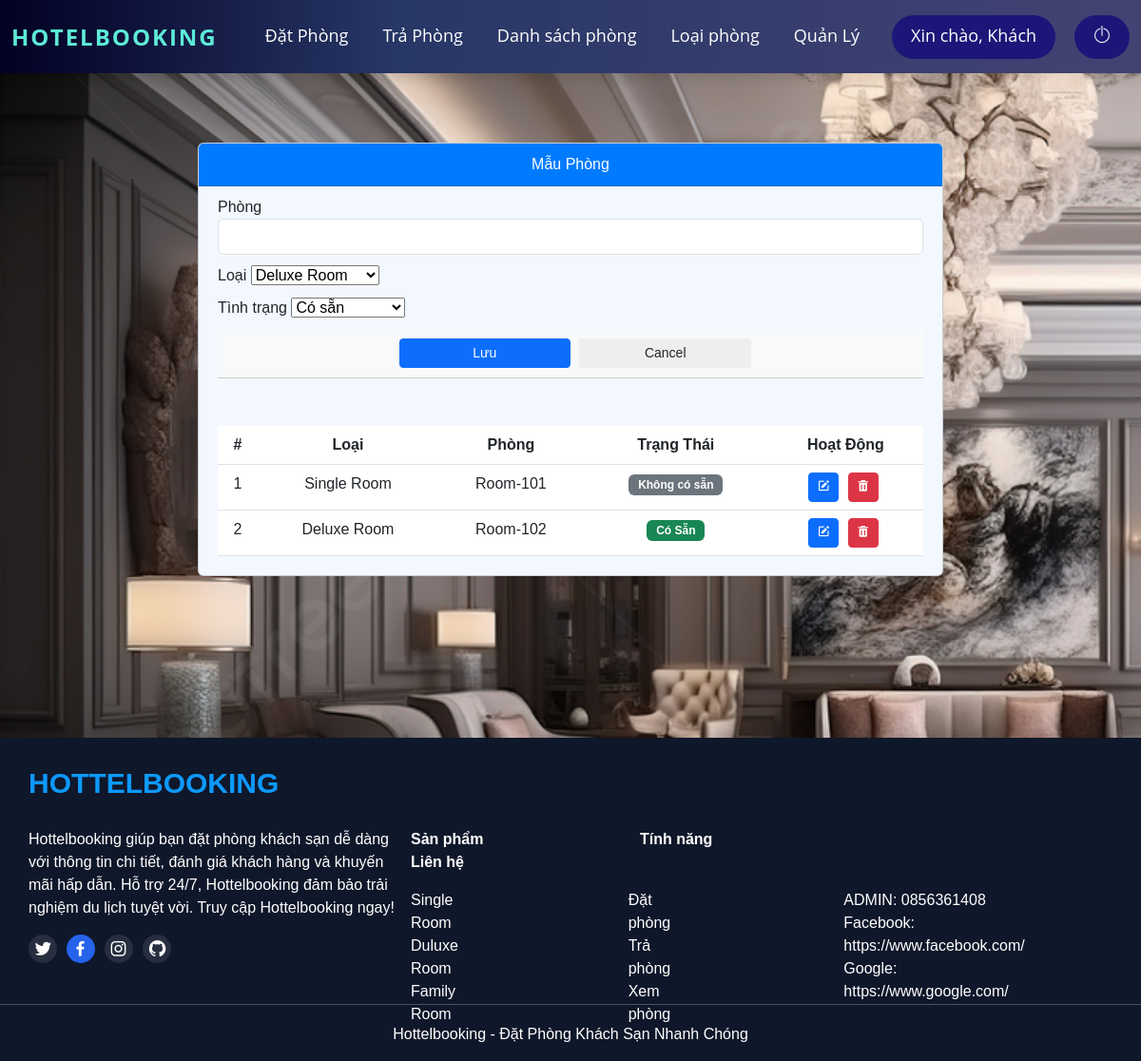
The page /rooms.php on the database its author committed.
### tables this page shows
CREATE TABLE `rooms` (
  `id` int(30) NOT NULL,
  `room` varchar(30) NOT NULL,
  `category_id` int(30) NOT NULL,
  `status` tinyint(1) NOT NULL DEFAULT 0 COMMENT '0 = Available , 1= Unvailables'
);

### rooms.php (the view, shortened to what this page needs)
<!DOCTYPE html>
<html lang="en">
<head>
	<link href="https://cdn.jsdelivr.net/npm/bootstrap@5.3.0/dist/css/bootstrap.min.css" rel="stylesheet">
	<link rel="stylesheet" href="./vendor/themify-icons/themify-icons.css">
    <link href='https://unpkg.com/boxicons@2.1.4/css/boxicons.min.css' rel='stylesheet'>
</head>
<body>
	</head>
	<body>
		<?php include('connect.php'); ?>
		<nav class="navbar navbar-expand-lg navbar-dark fixed-top">
			<div class="container-fluid">
				<a class="navbar-brand" href="#">HotelBooking</a>
				<div class="collapse navbar-collapse" id="navbarNav">
					<ul class="navbar-nav mx-auto">
						<li class="nav-item">
							<a class="nav-link task" href="FcheckIn.php">Đặt Phòng</a>
						</li>
						<li class="nav-item">
							<a class="nav-link task" href="FcheckOut.php">Trả Phòng</a>
						</li>
						<li class="nav-item">
							<a class="nav-link task" href="rooms.php">Danh sách phòng</a>
						</li>
						<li class="nav-item">
							<a class="nav-link task" href="Loairooms.php">Loại phòng</a>
						</li>
						<li class="nav-item">
							<a class="nav-link task" href="Fquanly.php">Quản Lý</a>
						</li>
					</ul>
					<ul class="navbar-nav ml-auto">
						<li class="nav-item">
							<a class="nav-link" href="#">
								<?php
								if(isset($_SESSION['name'])) {
								echo 'Xin chào, '.$_SESSION['name'];
								} else {
								echo 'Xin chào, Khách';
								}
								?>
							</a>
						</li>
						<li class="nav-item">
							<a class="nav-link task log-out" href="logout.php">
								<i class='ti-power-off'></i>
							</a>
						</li>
					</ul>
				</div>
			</div>
		</nav>
		<div class="box-container">
		<div class="container-fluid">
			<div class="col-lg-12">
				<div class="row-list-room">
					<div class="col-md-8">
						<div class="card">
					<div class="col-md-4">
						<form action="" id="manage-room">
							<div class="card form-patern">
								<div class="card-header">
									Mẫu Phòng
								</div>
								<div class="card-body-form-patern">
									<div class="form-group">
										<label class="control-label">Phòng</label>
										<input type="text" class="form-control" name="room">
									</div>
									<div class="form-group select">
										<label class="control-label">Loại</label>
										<select class="custom-select browser-default" name="category_id">
											<?php
											$cat = $conn->query("SELECT * FROM room_categories order by name asc ");
											while ($row = $cat->fetch_assoc()) {
												$cat_name[$row['id']] = $row['name'];
											?>
												<option value="<?php echo $row['id'] ?>"><?php echo $row['name'] ?></option>
											<?php
											}
											?>
										</select>
									</div>
									<div class="form-group select status">
										<label for="" class="control-label">Tình trạng</label>
										<select class="custom-select browser-default" name="status">
											<option value="0">Có sẵn</option>
										</select>
									</div>
                                    <div class="card-footer">
                                        <div class="row">
                                            <div class="col-md-12">
                                                <button class="btn btn-sm btn-primary col-sm-3 offset-md-3"> Lưu</button>
                                                <button class="btn btn-sm btn-default col-sm-3" type="button" onclick="$('#manage-room').get(0).reset()"> Cancel</button>
                                            </div>
                                        </div>
                                    </div>
                                </div>
							</div>
						</form>
					</div>
							<div class="card-body">
								<table class="table table-bordered table-hover">
									<thead>
										<tr>
											<th class="text-center">#</th>
											<th class="text-center">Loại</th>
											<th class="text-center">Phòng</th>
											<th class="text-center">Trạng Thái</th>
											<th class="text-center">Hoạt Động</th>
										</tr>
									</thead>
									<tbody>
										<?php
										$i = 1;
										$rooms = $conn->query("SELECT * FROM rooms order by id asc");
										while ($row = $rooms->fetch_assoc()) :
										?>
											<tr>
												<td class="text-center"><?php echo $i++ ?></td>
												<td class="text-center"><?php echo $cat_name[$row['category_id']] ?></td>
												<td class=""><?php echo $row['room'] ?></td>
												<?php if ($row['status'] == 0) : ?>
													<td class="text-center"><span class="badge bg-success">Có Sẵn</span></td>
												<?php else : ?>
													<td class="text-center"><span class="badge bg-secondary">Không có sẵn</span></td>
												<?php endif; ?>
												<td class="text-center">
													<button class="btn btn-sm btn-primary edit_cat" type="button" data-id="<?php echo $row['id'] ?>" data-room="<?php echo $row['room'] ?>" data-category_id="<?php echo $row['category_id'] ?>" data-status="<?php echo $row['status'] ?>"><i class='bx bxs-edit'></i></button>
													<button class="btn btn-sm btn-danger delete_cat" type="button" data-id="<?php echo $row['id'] ?>"><i class='bx bxs-trash'></i></button>
												</td>
											</tr>
										<?php endwhile; ?>
									</tbody>
								</table>
							</div>
						</div>
					</div>
				</div>
			</div>
		</div>
	</div>
		<footer>
    <div class="rightFooter">
        <div class="boxFooter">
            <p class="titleFooter">hottelbooking</p>
        </div>
        <div class="contentFooter">
            <p>Hottelbooking giúp bạn đặt phòng khách sạn dễ dàng với thông tin chi tiết, đánh giá khách hàng và khuyến mãi hấp dẫn. Hỗ trợ 24/7, Hottelbooking đảm bảo trải nghiệm du lịch tuyệt vời. Truy cập Hottelbooking ngay!</p>
        </div>
        <div class="iconFooter">
            <div class="twitterFooter"><i class='bx bxl-twitter'></i></div>
            <div class="facebookFooter"><i class='bx bxl-facebook' ></i></div>
            <div class="instaFooter"><i class='bx bxl-instagram'></i></div>
            <div class="githubFooter"><i class='bx bxl-github'></i></div>
        </div>
    </div>
    <div class="leftFooter">
        <ul class="listFooter">
            <li class="product">Sản phẩm</li>
            <li class="feature">Tính năng</li>
            <li class="contact">Liên hệ</li>
        </ul>
        <div class="content-list-footer">
            <ul class="productFooter">
                <li>Single Room</li>
                <li>Duluxe Room</li>
                <li>Family Room</li>
            </ul>
            <ul class="featureFooter">
                <li>Đặt phòng</li>
                <li>Trả phòng</li>
                <li>Xem phòng</li>
            </ul>
            <ul class="contactFooter">
                <li>ADMIN: 0856361408</li>
                <li>Facebook: https://www.facebook.com/</li>
                <li>Google: https://www.google.com/</li>
            </ul>
        </div>
    </div>
    <div class="line-footer">
        <hr>
    </div>
    <div class="last-content-footer">
        <p>Hottelbooking - Đặt Phòng Khách Sạn Nhanh Chóng</p>
    </div>
</footer>
 </body>
</html>

### rooms.php (style rules this page uses)
body { font-family: Arial, sans-serif; background-image: url(pngtree-luxury-hotel-interior-picture-image_2682371.jpg); background-size: cover; background-repeat: no-repeat; background-attachment: fixed; margin-top: 150px; }
.card { margin-bottom: 20px; background-color: #F3F8FF; }
.card.form-patern { border: none; }
.card-body-form-patern { margin: 10px 20px; border-bottom: 1px solid #ccc; }
.card-header { background-color: #007bff; color: #fff; text-align: center; padding: 10px; }
.card-body { margin: 20px; padding: 0; }
.card-footer { background-color: #f8f9fa; padding: 10px; border: none; }
.form-group.select { margin: 10px 0; }
.btn.btn-sm.btn-default.col-sm-3 { background: #EEEEEE; }
table { width: 100%; border-collapse: collapse; }
.table.table-bordered.table-hover { margin: 0; }
th, td { padding: 10px; text-align: center; }
th { background-color: #007bff; color: #fff; }
.btn { margin-right: 5px; }
.badge { padding: 5px 10px; }
.bg-success { background-color: #28a745; color: #fff; }
.bg-secondary { background-color: #6c757d; color: #fff; }
nav.navbar { background-color: #333; box-shadow: 0 4px 12px rgba(0,0,0,0.1); padding: 10px 0; }
nav.navbar a.navbar-brand { color: #5DEBD7; font-weight: bold; font-size: 24px; text-transform: uppercase; letter-spacing: 2px; }
nav.navbar a.nav-link { color: #ffffff !important; margin-left: 20px; font-size: 18px; transition: color 0.3s, transform 0.3s; }
.navbar-nav.ml-auto a.nav-link { background-color: #1C1678; color: #ffffff; padding: 8px 20px; border-radius: 25px; transition: background-color 0.3s, transform 0.3s; }
nav.navbar { background-color: #27496d; background: linear-gradient(90deg, rgba(2,0,36,1) 0%, rgba(39,55,102,1) 35%, rgba(67,67,115,1) 100%); font-family: 'Open Sans', sans-serif; }
nav.navbar a.nav-link { color: rgba(255, 255, 255, 0.8); padding: 0.75em 1.5em; border-bottom: 3px solid transparent; transition: color 0.2s ease, border-color 0.2s ease; }
.navbar { display: flex; justify-content: flex-end; list-style: none; }
footer { width: 100%; height: 340px; background: #0F172A; margin-top: 150px; color: #fff; position: relative; }
.boxFooter { margin: 0 0 25px 30px; padding-top: 25px; }
.titleFooter { font-size: 30px; font-weight: bold; text-transform: uppercase; color: #0D99FF; margin: 0; }
.contentFooter { max-width: 400px; margin-left: 30px; }
.iconFooter { margin-left: 30px; font-size: 21px; display: flex; }
.facebookFooter { background: #2563EB; width: 30px; height: 30px; padding-left: 4px; padding-top: 1px; border-radius: 15px; margin-right: 10px; }
.twitterFooter { background: rgba(255, 255, 255, 0.1); width: 30px; height: 30px; padding-left: 5px; padding-top: 1px; border-radius: 15px; margin-right: 10px; }
.instaFooter { background: rgba(255, 255, 255, 0.1); width: 30px; height: 30px; padding-left: 4px; padding-top: 1px; border-radius: 15px; margin-right: 10px; }
.githubFooter { background: rgba(255, 255, 255, 0.1); width: 30px; height: 30px; padding-left: 5px; padding-top: 1px; border-radius: 15px; }
.listFooter > li { display: inline-block; font-weight: bold; }
.rightFooter { width: 40%; position: absolute; }
.leftFooter { width: 60%; float: right; position: absolute; right: 80px; margin-top: 95px; }
.listFooter li { padding: 0px 160px 0px 0px; }
.content-list-footer { display: flex; }
.productFooter { list-style-type: none; padding-right: 113px; }
.featureFooter { list-style-type: none; padding-right: 113px; }
.contactFooter { list-style-type: none; padding-left: 43px ; }
.last-content-footer { position: absolute; bottom: 0; display: flex; width: 100%; justify-content: center; align-items: center; }
.line-footer { position: absolute; bottom: 43px; width: 100%; }
table { border-collapse: collapse; }
td, th { border: none; }
tr { border-top: none; }
.row-list-room { display: flex; justify-content: center; align-items: center; }
.col-md-4 { width: 100%; }

### rows shown on the page
rooms: category "Single Room", room "Room-101", status "Không có sẵn"
rooms: category "Deluxe Room", room "Room-102", status "Có Sẵn"

### other values the page prints
form field category_id "Deluxe Room"
